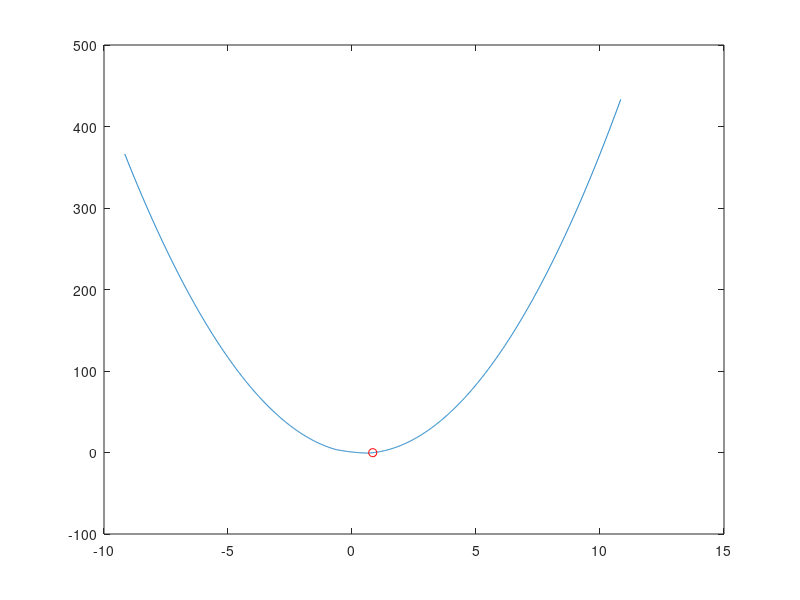
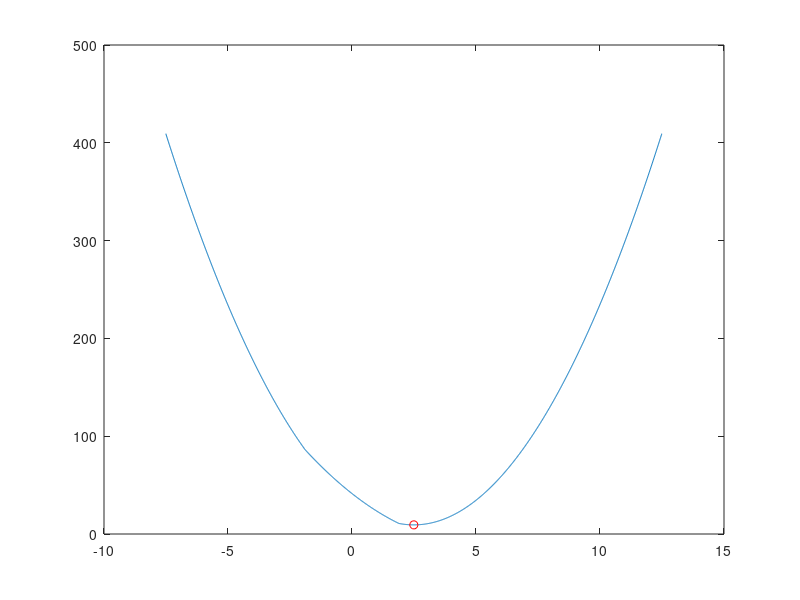
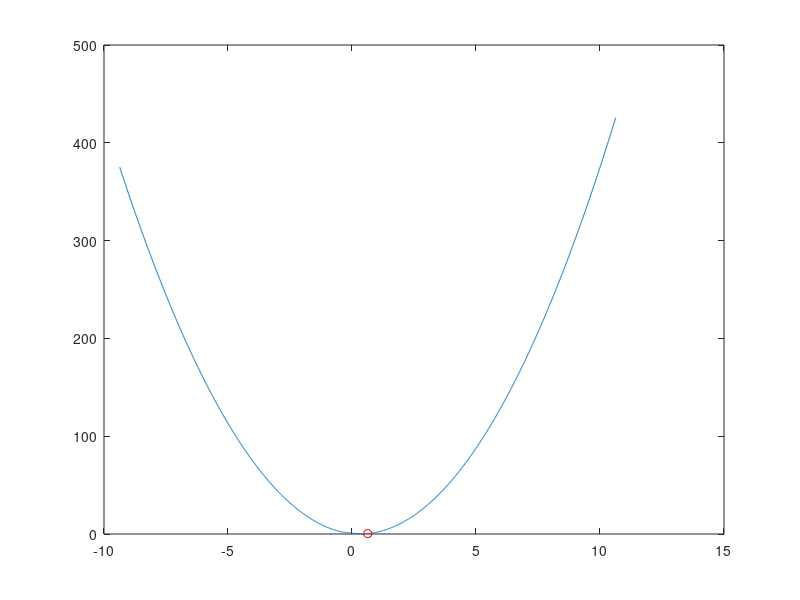
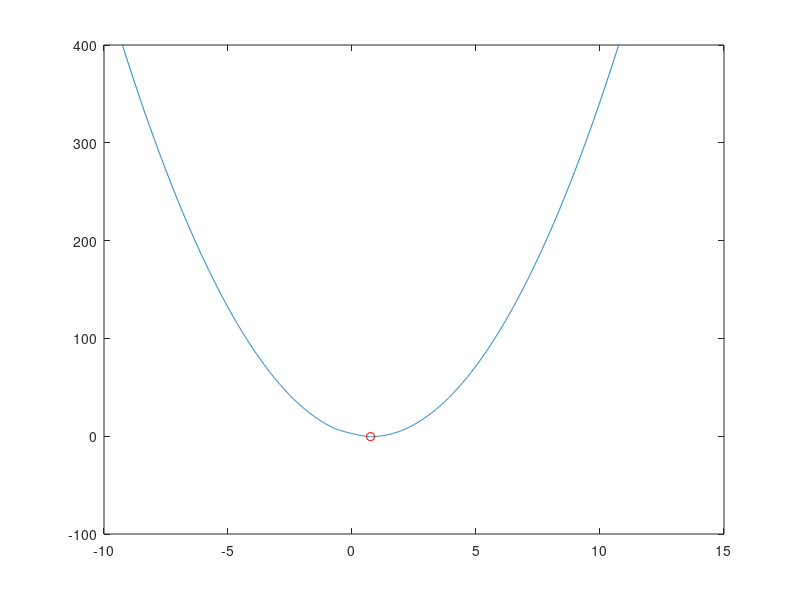

These charts were generated, in order, by the following MATLAB code:
clear all; clc;

m=8;
n=6;
r = 3;
W0 = randn(m,r);
H0 = randn(r,n);
X = (W0*H0).^2;


lambda = randn(m,n);
rho=6;


[U,S,V] = svds(X,r);
Theta = U*S*V';

W = U;
H = S*V';

A = W*H;

%for k=1:100
    Y =rho*A - lambda;
    Z = ((rho*A - lambda)./ (rho+2)).^2;

    if rho>2
    p = find(Y>0);
    q = find(Z >X);
   
    r = intersect(p,q);
    
    s  = find(Z<X);
    u = find(Y<0);
    v = intersect(u,q);


    t1 = (rho*A - lambda) ./ (rho-2);
    t2 = (rho*A - lambda) ./ (rho+2);
    
    
    Theta(r)=t2(r);
    Theta(v)=t2(v);
    Theta(s)=t1(s);
    

    else 
        t1 = sqrt(X);
        t2 = -sqrt(X); 
        g1 = abs(X - (t1).^2) + lambda.*t1 + rho/2 .* (t1 - A).^2;
        g2 = abs(X - (t2).^2) + lambda.*t2 + rho/2 .* (t2 - A).^2;
        l = find(g1<g2);
        k = find(g1>g2);
        Theta(l) = t1(l);
        Theta(k) = t2(k); 

        
    end


   



    obj = abs(X - (Theta).^2) + lambda.*Theta + rho/2 .* (Theta - A).^2;

    %W = (1/rho) * ((H*H') \ (H* lambda' + rho * H * Theta') );
    %W = W';
    %H = (1/rho) * ((W'*W) \ (W' * lambda + rho * W' * Theta) );
    %A = W*H;
    %lambda = lambda + rho*(Theta - A);

    for i = 1 : m
        for j = 1 : n
            thetaijint = [Theta(i,j)-10:0.01:Theta(i,j)+10]; 
            for k = 1 : length(thetaijint)
                fthetaijint(k) = abs(X(i,j) - (thetaijint(k))^2) + lambda(i,j).*thetaijint(k) + rho/2 .* (thetaijint(k) - A(i,j)).^2; 
            end

            %if min(fthetaijint) < obj(i,j)-1e-12
                %disp('PROBLEM in your formula Atharva')
                  figure; 
            plot(thetaijint,fthetaijint);
            hold on; 
            plot(Theta(i,j),obj(i,j),'ro'); 

                %keyboard
            %end

        end
    end
%    error(k)= obj(i,j);

%end
